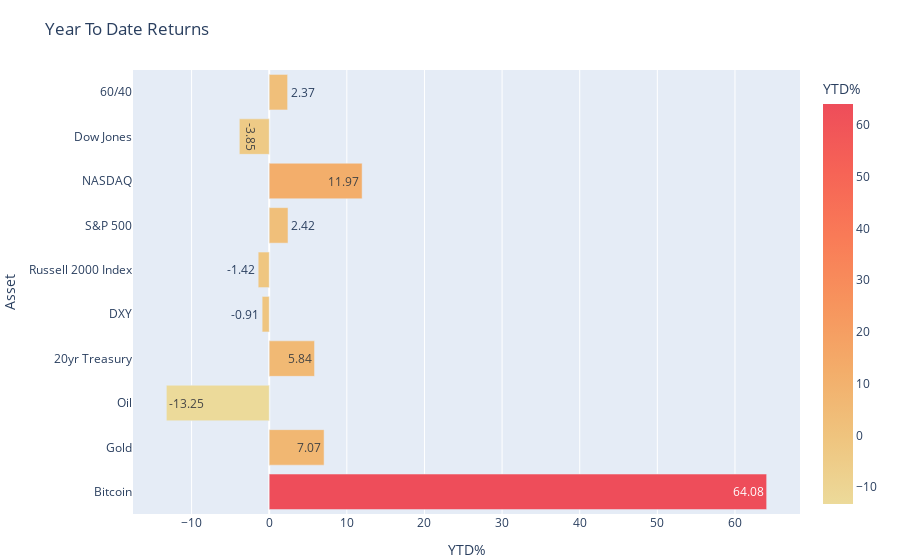

Notebook source saved alongside this figure:
### Code cell
import plotly.express as px
fig = px.bar(data, x='YTD%', y='Asset', orientation='h', text=str("YTD%"), color="YTD%",color_continuous_scale=px.colors.sequential.Oryel)
fig.layout.yaxis.tickformat = ',.%'
fig.update_layout(title_text='Year To Date Returns')
fig.update_layout(yaxis=dict(showticklabels=True))

fig.update_layout(
    margin=dict(l=4, r=100, t=70, b=20),
)

fig.write_html("../static/YTD.html")
fig.show()

### Figure 1 — Plotly figure (JSON) as saved in the notebook; plotly's stock layout.template omitted (floating-point values rounded to 4 significant figures)
{"data": [{"alignmentgroup": "True", "hovertemplate": "YTD%=%{marker.color}<br>Asset=%{y}<extra></extra>", "legendgroup": "", "marker": {"color": [64.08, 7.07, -13.25, 5.84, -0.91, -1.42, 2.42, 11.97, -3.85, 2.37], "coloraxis": "coloraxis", "pattern": {"shape": ""}}, "name": "", "offsetgroup": "", "orientation": "h", "showlegend": false, "text": [64.08, 7.07, -13.25, 5.84, -0.91, -1.42, 2.42, 11.97, -3.85, 2.37], "textposition": "auto", "type": "bar", "x": [64.08, 7.07, -13.25, 5.84, -0.91, -1.42, 2.42, 11.97, -3.85, 2.37], "xaxis": "x", "y": ["Bitcoin", "Gold", "Oil", "20yr Treasury", "DXY", "Russell 2000 Index", "S&P 500", "NASDAQ", "Dow Jones", "60/40"], "yaxis": "y"}], "layout": {"barmode": "relative", "coloraxis": {"colorbar": {"title": {"text": "YTD%"}}, "colorscale": [[0, "rgb(236, 218, 154)"], [0.1667, "rgb(239, 196, 126)"], [0.3333, "rgb(243, 173, 106)"], [0.5, "rgb(247, 148, 93)"], [0.6667, "rgb(249, 123, 87)"], [0.8333, "rgb(246, 99, 86)"], [1, "rgb(238, 77, 90)"]]}, "legend": {"tracegroupgap": 0}, "margin": {"b": 20, "l": 4, "r": 100, "t": 70}, "title": {"text": "Year To Date Returns"}, "xaxis": {"anchor": "y", "domain": [0, 1], "title": {"text": "YTD%"}}, "yaxis": {"anchor": "x", "domain": [0, 1], "showticklabels": true, "tickformat": ",.%", "title": {"text": "Asset"}}}}
